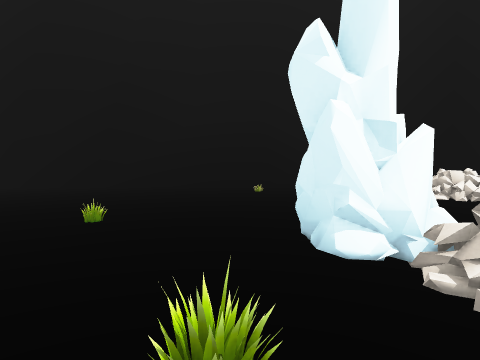
[1] (above)

24 first-person views from a walk through a level from a Godot 3-D game. The camera is 1.2 m above the floor, looks level and sees 80° across. The floor is counted in squares, 2 m on a side. Each view is taken from the middle of a square. On the plan, view 1 faces up. The plan holds only what a view shows up to about 9 squares ahead; the rest is blank. The place goes on beyond the plan. Some surface patterns are stand-ins.

[2]
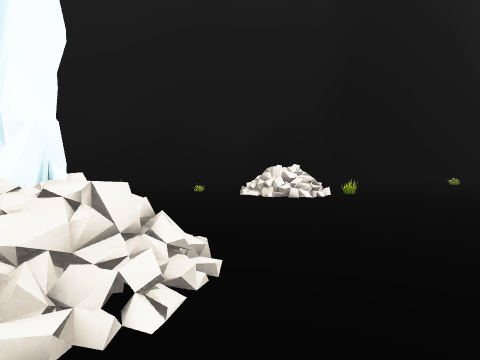

[3]
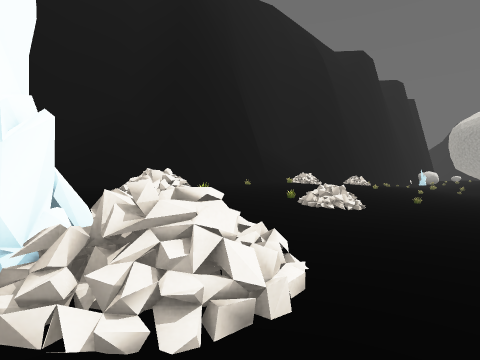

[4]
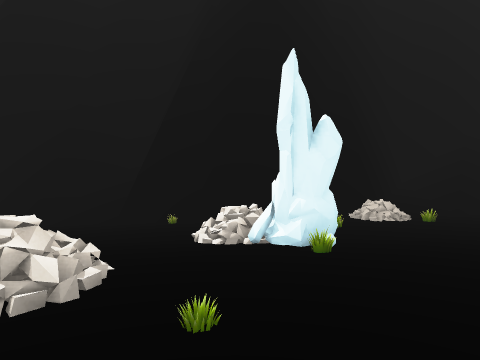

[5]
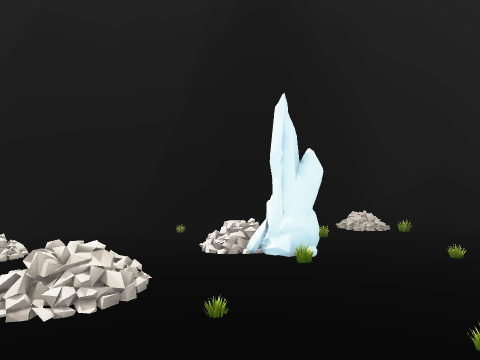

[6]
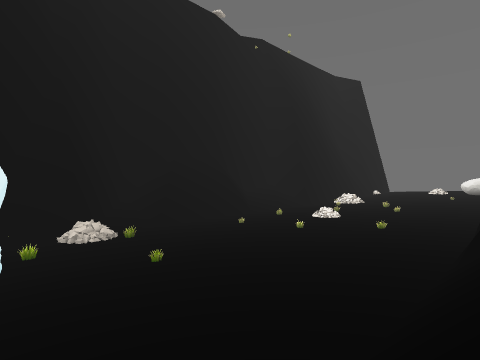

[7]
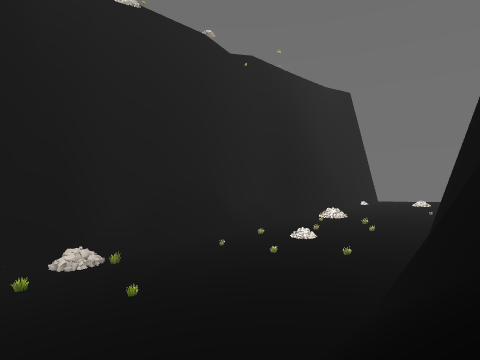

[8]
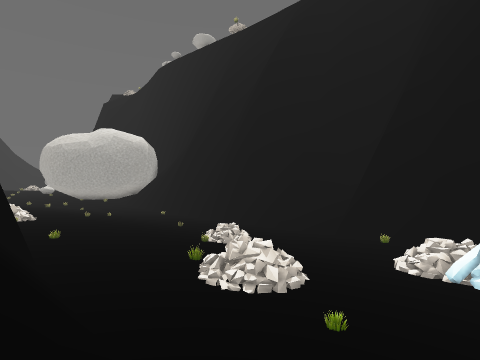

[9]
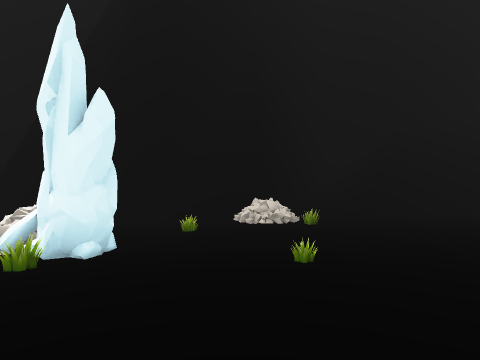

[10]
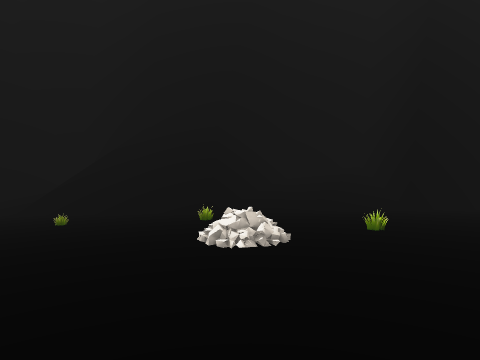

[11]
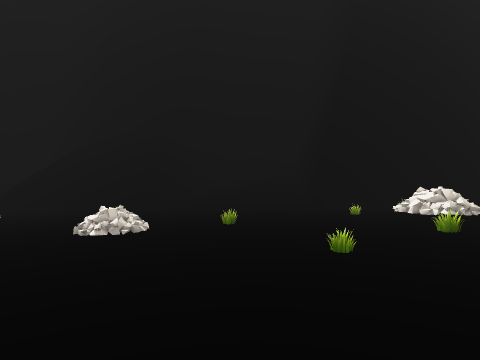

[12]
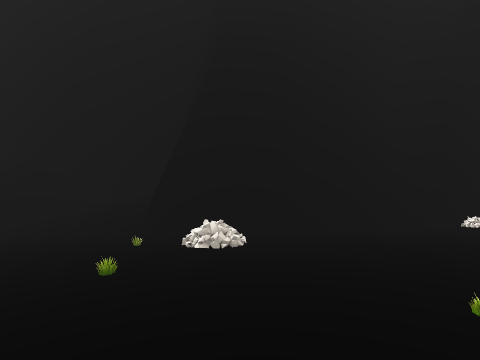

[13]
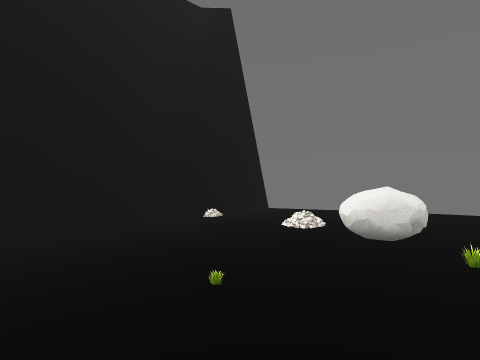

[14]
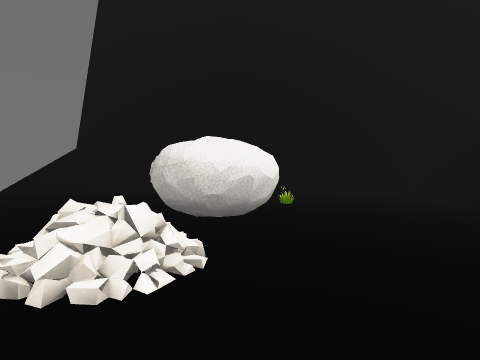

[15]
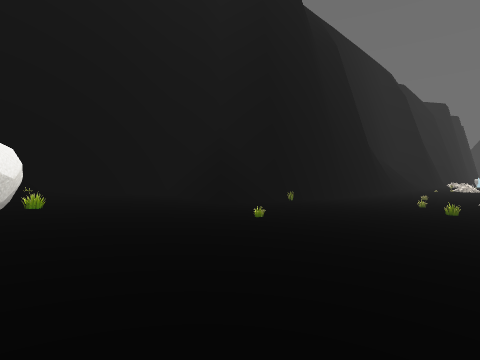

[16]
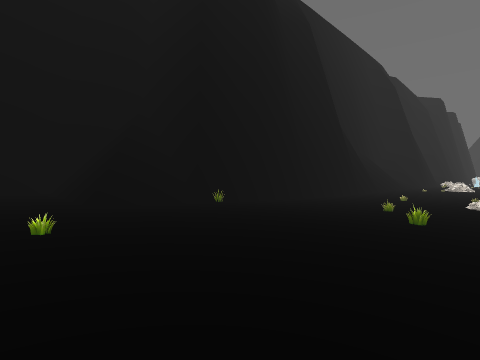

[17]
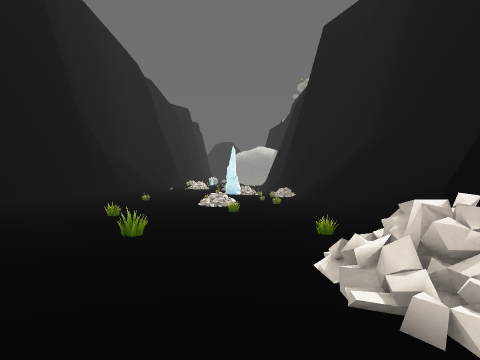

[18]
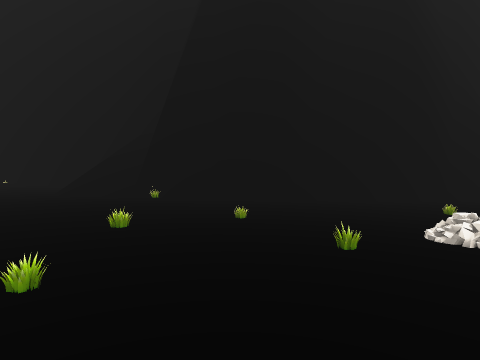

[19]
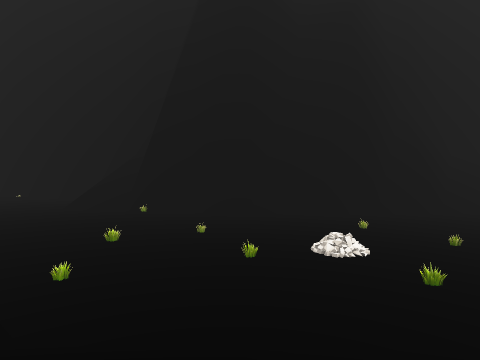

[20]
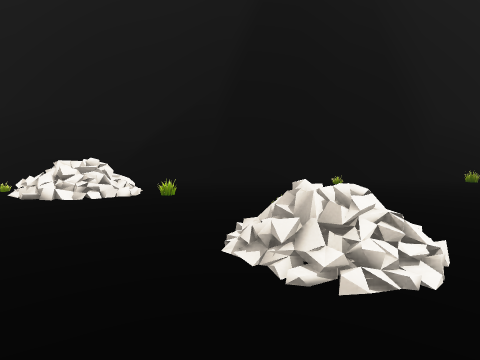

[21]
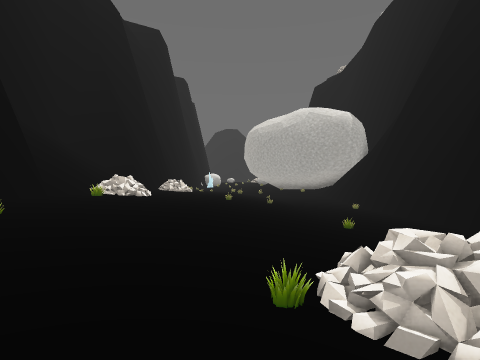

[22]
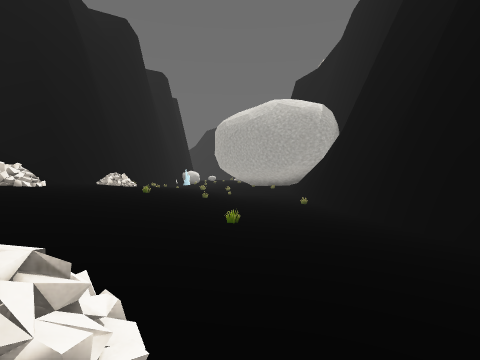

[23]
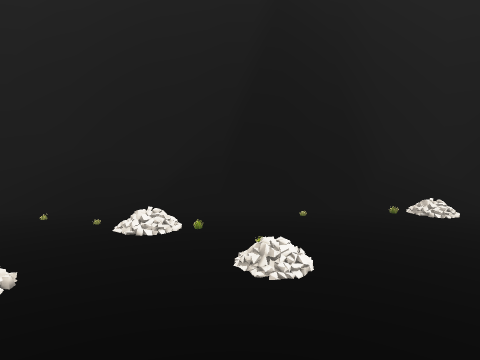

[24]
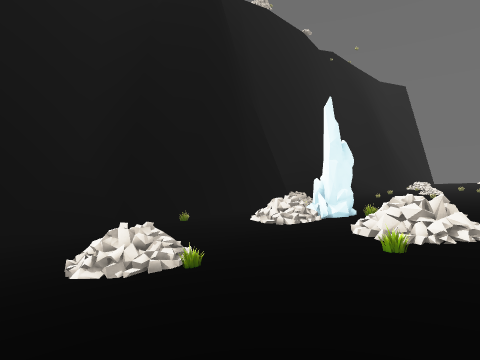

### Floor plan
Key: @ floor where view 1 was taken; # wall or solid block; . main floor; : floor 0.25 m higher than the main floor; - floor 0.25 m lower than the main floor; + floor 0.5 m higher than the main floor; _ floor 0.5 m lower than the main floor; * floor 0.75 m higher than the main floor; < floor 0.75 m lower than the main floor; % floor 1 m higher than the main floor; ( floor 1 m lower than the main floor; & floor 1.25 m higher than the main floor; $ floor 4.75 m higher than the main floor; / step, stairs or slope; = window, fence, low wall or low ledge.
Columns run from 27 left of view 1 to 15 right of it. Each row starts with its distance up from view 1.
 10 ####  ######            #########     #####
  9  //&  %%%%###           #///////##   ##///#
  8  /&%  %%**=/#############//////#######////#
  7  &%%%%=***++++:::::::::::::::::+++++++/=:::
  6  %%%##***++++:::::........:::::::::::::/:..
  5   %%##**++++:::................==..........
  4    %/**+++::::.=.............../.......----
  3     /*+++:::.=..../.....----#---_==________
  2     *+++:::.....=./...----__#=/_<</<<_<<<<<
  1      ++:::.==.=....=.----__=_._<<<<<<<<((((
  0     ++:::...=.......-----=#@__</<<<<((((((=
 -1    ############////##/////#######//########
 -2               #///##/////##     #/##
 -3               #//##$////##      ###
 -4                   ##

Positions as (right, up) in squares from view 1, and headings:
1: (0, 0), facing up
2: (3, 0), facing up
3: (1, 0), facing up-right
4: (2, 7), facing down
5: (2, 8), facing down
6: (1, 8), facing down-left
7: (1, 9), facing down-left
8: (1, 8), facing down-right
9: (-1, 6), facing down
10: (-9, 6), facing down
11: (-11, 7), facing down
12: (-16, 8), facing down
13: (-16, 8), facing down-left
14: (-22, 2), facing up
15: (-22, 2), facing up-right
16: (-19, 2), facing up-right
17: (-17, 2), facing right
18: (-12, -1), facing up
19: (-11, -3), facing up
20: (6, 1), facing up
21: (5, 4), facing right
22: (6, 2), facing right
23: (6, -2), facing up
24: (8, 6), facing down-left
